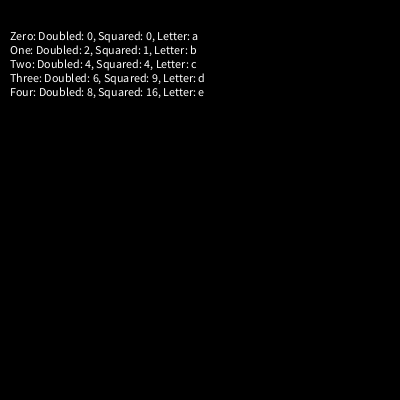
Frame 1 (no input)
Frame 60 (the mouse pressed at the canvas centre just before this capture): identical to frame 1, image omitted
Frame 120 (the mouse held since frame 60 and released just before this capture): identical to frame 1, image omitted

The Processing sketch that drew this single still picture (run headless with seeded random() and noise(); from frame 60 on, the mouse is pressed at the canvas centre):

// Processing sketch: FunctionReviewReturns
// ── FunctionReviewReturns.pde
void setup() {
  size(400, 400);
}

void draw() {
  background(0);
  String displayText = "";
  for (int i = 0; i < 5; i += 1) {
    displayText += getWord(i); 
    displayText += " "; //why this line? Because you need a space space between the return for getWord and getTwice.
    displayText += getTwice(i);
    displayText += ", ";
    displayText += getSquare(i);
    displayText += ", Letter: ";
    displayText += getLetter(i);
    displayText += "\n"; //why this line? Because it makes whatever comes next appear on the next line.
  }

  text(displayText, 10, 40);
}

String getWord(int a) {
  /*
Add code here that will change the
   word to match the value of the parameter
   (use if statements. Assume the largest 
   parameter will be 5. Remember 0.)
   */
  String word = "One:";
  if (a == 0) {
    word = "Zero:";
  } else if (a == 2) {
    word = "Two:";
  } else if (a == 3) {
    word = "Three:";
  } else if (a == 4) {
    word = "Four:";
  } else if (a == 5) {
    word = "Five:";
  }
  return word;
}

String getTwice(int b) {
  /*
Modyify the line below so that this function returns
   the parameter doubled after the word Doubled:
   */
  b = b * 2;
  return "Doubled: " + b;
}

String getSquare(int c) {
  /*
Make this return a String, similar to getTwice, but this time start with
   Squared: 
   And follow that with the parameter squared, so if 5 is passed 
   to this function, the return will be:
   Squared: 25
   */
  c = c * c;
  return "Squared: " + c;
}

char getLetter(int d) {
  String alphabet = "abcdefghijklmnopqrstuvwxyz";
  /*
Make this return the letter of the alphabet at the d postion.
   Remember the first letter is at position 0.
   (Hint: add a function after the dot following alphabet
   The function should use the parameter)
   */
  return alphabet.charAt(d);
}
